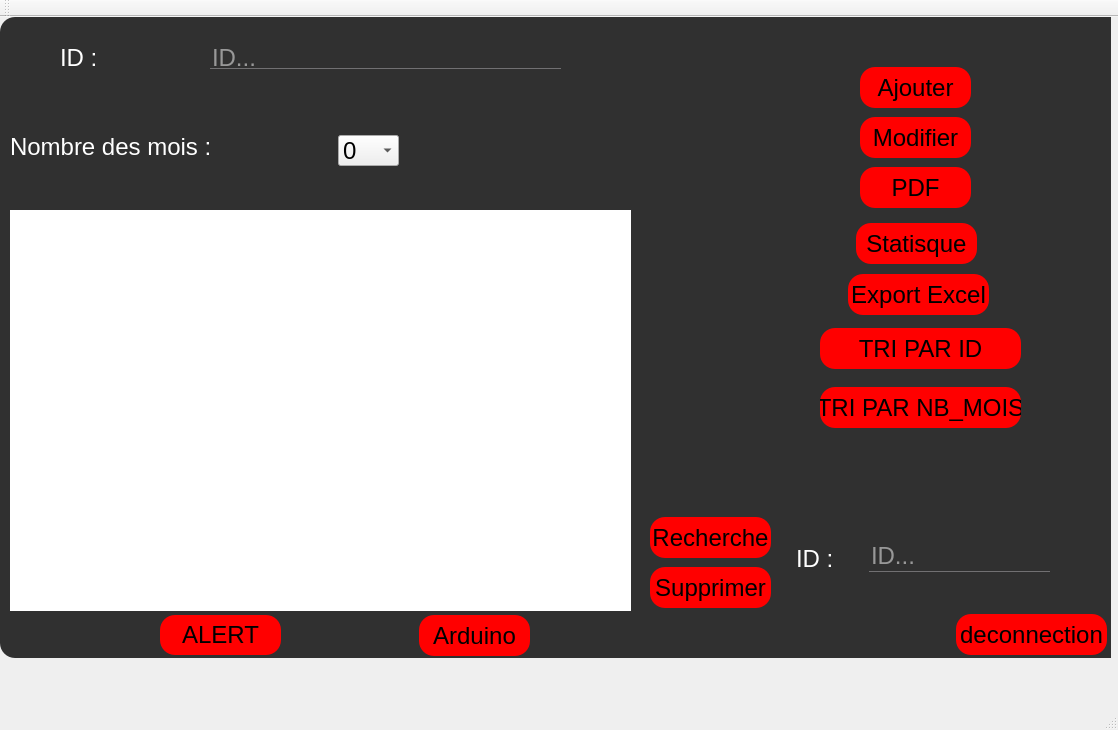
<?xml version="1.0" encoding="UTF-8"?>
<ui version="4.0">
 <class>MainWindow</class>
 <widget class="QMainWindow" name="MainWindow">
  <property name="geometry">
   <rect>
    <x>0</x>
    <y>0</y>
    <width>1118</width>
    <height>730</height>
   </rect>
  </property>
  <property name="windowTitle">
   <string>Gestion des Clients</string>
  </property>
  <property name="styleSheet">
   <string notr="true">#MainWindow{
background-image: url(:/resources/Image/background.PNG);}

QLabel{
	background: rgba(0, 0, 0, 0);
	font-size: 24px;
	color: white;
}
QFrame{
	background: rgba(0, 0, 0, 0.8);
	border-radius: 15px;
}

QStackedWidget{
	background: trasnparent;
}

QToolButton{
	font-size: 24px;
	background: red;
	border-radius: 60px;
}

QPushButton{
	font-size: 24px;
	background: red;
	border-radius: 15px;
}

QPushButton:hover{
	background: #ff9999;
}

QComboBox{
	font-size: 24px;
}

QLineEdit{
	font-size: 24px;
	background: transparent;
	border: none;
	color: white;;
	border-bottom: 1px solid #717072;
}

QTextEdit{
	font-size: 18px;
	background: transparent;
	border: 1px solid #717072;
	color: white;
}

QMessageBox QLabel{
	background: transparent;
	color: black;
}

QMssageBox QDialogButtonBox{
	border-bottom: 1px solid red;
	background: trasparent;
	color: black;
}
QCheckBox{
background:red;
border-reduis:10px;
}
</string>
  </property>
  <widget class="QWidget" name="centralWidget">
   <widget class="QStackedWidget" name="stackedWidget">
    <property name="enabled">
     <bool>true</bool>
    </property>
    <property name="geometry">
     <rect>
      <x>0</x>
      <y>0</y>
      <width>1111</width>
      <height>651</height>
     </rect>
    </property>
    <property name="acceptDrops">
     <bool>false</bool>
    </property>
    <property name="styleSheet">
     <string notr="true">QStackedWidget{
	background: transparent;
}
</string>
    </property>
    <property name="currentIndex">
     <number>2</number>
    </property>
    <widget class="QWidget" name="login">
     <widget class="QFrame" name="frame_6">
      <property name="geometry">
       <rect>
        <x>200</x>
        <y>130</y>
        <width>701</width>
        <height>381</height>
       </rect>
      </property>
      <property name="styleSheet">
       <string notr="true"/>
      </property>
      <property name="frameShape">
       <enum>QFrame::StyledPanel</enum>
      </property>
      <property name="frameShadow">
       <enum>QFrame::Raised</enum>
      </property>
      <widget class="QLabel" name="label_7">
       <property name="geometry">
        <rect>
         <x>170</x>
         <y>190</y>
         <width>151</width>
         <height>21</height>
        </rect>
       </property>
       <property name="styleSheet">
        <string notr="true">background: transparent;</string>
       </property>
       <property name="text">
        <string>Mot De Passe</string>
       </property>
      </widget>
      <widget class="QPushButton" name="pushButton_valid_2">
       <property name="geometry">
        <rect>
         <x>566</x>
         <y>336</y>
         <width>121</width>
         <height>31</height>
        </rect>
       </property>
       <property name="styleSheet">
        <string notr="true"/>
       </property>
       <property name="text">
        <string>Connecter</string>
       </property>
      </widget>
      <widget class="QLabel" name="label_6">
       <property name="geometry">
        <rect>
         <x>180</x>
         <y>120</y>
         <width>111</width>
         <height>21</height>
        </rect>
       </property>
       <property name="styleSheet">
        <string notr="true">background: transparent;</string>
       </property>
       <property name="text">
        <string>Username</string>
       </property>
      </widget>
      <widget class="QCheckBox" name="checkBox_2">
       <property name="geometry">
        <rect>
         <x>504</x>
         <y>193</y>
         <width>41</width>
         <height>21</height>
        </rect>
       </property>
       <property name="styleSheet">
        <string notr="true">QCheckBox::indicator {
 width: 40px;
 height: 20px;
}
QCheckBox::indicator:checked{
 image:url(&quot;C:/Users/gamer/Downloads/vue.png&quot;);
}
QCheckBox::indicator:unchecked{
 image:url(&quot;C:/Users/gamer/Downloads/cacher.png&quot;);
}
background-color: rgb(255, 255, 255);
</string>
       </property>
       <property name="text">
        <string/>
       </property>
      </widget>
      <widget class="QLineEdit" name="lineEdit_email_2">
       <property name="geometry">
        <rect>
         <x>330</x>
         <y>120</y>
         <width>161</width>
         <height>22</height>
        </rect>
       </property>
       <property name="echoMode">
        <enum>QLineEdit::Normal</enum>
       </property>
       <property name="placeholderText">
        <string>Username...</string>
       </property>
      </widget>
      <widget class="QLineEdit" name="pass_2">
       <property name="geometry">
        <rect>
         <x>330</x>
         <y>190</y>
         <width>161</width>
         <height>22</height>
        </rect>
       </property>
       <property name="echoMode">
        <enum>QLineEdit::Password</enum>
       </property>
       <property name="placeholderText">
        <string>MotDePasse...</string>
       </property>
       <property name="clearButtonEnabled">
        <bool>false</bool>
       </property>
      </widget>
      <widget class="QPushButton" name="pushButton_2">
       <property name="enabled">
        <bool>true</bool>
       </property>
       <property name="geometry">
        <rect>
         <x>16</x>
         <y>17</y>
         <width>191</width>
         <height>31</height>
        </rect>
       </property>
       <property name="text">
        <string>Creer un compte</string>
       </property>
      </widget>
      <widget class="QLabel" name="label">
       <property name="geometry">
        <rect>
         <x>180</x>
         <y>240</y>
         <width>351</width>
         <height>41</height>
        </rect>
       </property>
       <property name="styleSheet">
        <string notr="true">background: trasnparent;
font: 13pt &quot;MS Shell Dlg 2&quot;;</string>
       </property>
       <property name="text">
        <string/>
       </property>
      </widget>
      <widget class="QPushButton" name="motdepasseoublier">
       <property name="enabled">
        <bool>true</bool>
       </property>
       <property name="geometry">
        <rect>
         <x>13</x>
         <y>332</y>
         <width>231</width>
         <height>31</height>
        </rect>
       </property>
       <property name="text">
        <string>Mot de Passe oublier</string>
       </property>
      </widget>
     </widget>
     <widget class="QToolButton" name="toolButton_6">
      <property name="geometry">
       <rect>
        <x>490</x>
        <y>60</y>
        <width>121</width>
        <height>121</height>
       </rect>
      </property>
      <property name="styleSheet">
       <string notr="true"/>
      </property>
      <property name="text">
       <string/>
      </property>
      <property name="iconSize">
       <size>
        <width>64</width>
        <height>64</height>
       </size>
      </property>
     </widget>
     <widget class="QPushButton" name="pushButton_quit_2">
      <property name="geometry">
       <rect>
        <x>1000</x>
        <y>20</y>
        <width>101</width>
        <height>31</height>
       </rect>
      </property>
      <property name="styleSheet">
       <string notr="true"/>
      </property>
      <property name="text">
       <string>Quitter</string>
      </property>
     </widget>
    </widget>
    <widget class="QWidget" name="ajout">
     <widget class="QFrame" name="frame_7">
      <property name="geometry">
       <rect>
        <x>130</x>
        <y>80</y>
        <width>821</width>
        <height>501</height>
       </rect>
      </property>
      <property name="styleSheet">
       <string notr="true"/>
      </property>
      <property name="frameShape">
       <enum>QFrame::StyledPanel</enum>
      </property>
      <property name="frameShadow">
       <enum>QFrame::Raised</enum>
      </property>
      <widget class="QLineEdit" name="lineEdit_nom">
       <property name="geometry">
        <rect>
         <x>275</x>
         <y>279</y>
         <width>181</width>
         <height>22</height>
        </rect>
       </property>
       <property name="echoMode">
        <enum>QLineEdit::Normal</enum>
       </property>
       <property name="placeholderText">
        <string>Nom...</string>
       </property>
      </widget>
      <widget class="QLineEdit" name="lineEdit_prenom">
       <property name="geometry">
        <rect>
         <x>274</x>
         <y>204</y>
         <width>181</width>
         <height>22</height>
        </rect>
       </property>
       <property name="echoMode">
        <enum>QLineEdit::Normal</enum>
       </property>
       <property name="placeholderText">
        <string>Prenom...</string>
       </property>
      </widget>
      <widget class="QLineEdit" name="lineEdit_email">
       <property name="geometry">
        <rect>
         <x>273</x>
         <y>130</y>
         <width>181</width>
         <height>22</height>
        </rect>
       </property>
       <property name="echoMode">
        <enum>QLineEdit::Normal</enum>
       </property>
       <property name="placeholderText">
        <string>Username...</string>
       </property>
      </widget>
      <widget class="QLineEdit" name="lineEdit_motdepasse">
       <property name="geometry">
        <rect>
         <x>273</x>
         <y>349</y>
         <width>181</width>
         <height>22</height>
        </rect>
       </property>
       <property name="echoMode">
        <enum>QLineEdit::Normal</enum>
       </property>
       <property name="placeholderText">
        <string>Mote de Passe...</string>
       </property>
      </widget>
      <widget class="QPushButton" name="pushButton_8">
       <property name="enabled">
        <bool>true</bool>
       </property>
       <property name="geometry">
        <rect>
         <x>608</x>
         <y>194</y>
         <width>101</width>
         <height>41</height>
        </rect>
       </property>
       <property name="text">
        <string>Ajouter</string>
       </property>
      </widget>
      <widget class="QPushButton" name="pushButton_9">
       <property name="enabled">
        <bool>true</bool>
       </property>
       <property name="geometry">
        <rect>
         <x>607</x>
         <y>264</y>
         <width>101</width>
         <height>41</height>
        </rect>
       </property>
       <property name="text">
        <string>Retour</string>
       </property>
      </widget>
      <widget class="QLabel" name="label_8">
       <property name="geometry">
        <rect>
         <x>110</x>
         <y>130</y>
         <width>111</width>
         <height>21</height>
        </rect>
       </property>
       <property name="styleSheet">
        <string notr="true">background: transparent;</string>
       </property>
       <property name="text">
        <string>Username</string>
       </property>
      </widget>
      <widget class="QLabel" name="label_9">
       <property name="geometry">
        <rect>
         <x>119</x>
         <y>206</y>
         <width>91</width>
         <height>21</height>
        </rect>
       </property>
       <property name="styleSheet">
        <string notr="true">background: transparent;</string>
       </property>
       <property name="text">
        <string>Prenom</string>
       </property>
      </widget>
      <widget class="QLabel" name="label_11">
       <property name="geometry">
        <rect>
         <x>132</x>
         <y>280</y>
         <width>51</width>
         <height>21</height>
        </rect>
       </property>
       <property name="styleSheet">
        <string notr="true">background: transparent;</string>
       </property>
       <property name="text">
        <string>Nom</string>
       </property>
      </widget>
      <widget class="QLabel" name="label_12">
       <property name="geometry">
        <rect>
         <x>87</x>
         <y>350</y>
         <width>151</width>
         <height>21</height>
        </rect>
       </property>
       <property name="styleSheet">
        <string notr="true">background: transparent;</string>
       </property>
       <property name="text">
        <string>Mot de Passe</string>
       </property>
      </widget>
      <widget class="QComboBox" name="quest">
       <property name="geometry">
        <rect>
         <x>20</x>
         <y>410</y>
         <width>461</width>
         <height>31</height>
        </rect>
       </property>
       <item>
        <property name="text">
         <string>Choisir une question</string>
        </property>
       </item>
       <item>
        <property name="text">
         <string>Quel est le nom de votre premier chien?</string>
        </property>
       </item>
       <item>
        <property name="text">
         <string>Quel est votre surnom?</string>
        </property>
       </item>
       <item>
        <property name="text">
         <string>quel est le nom de votre meilleur ami?</string>
        </property>
       </item>
      </widget>
      <widget class="QLineEdit" name="reponse">
       <property name="geometry">
        <rect>
         <x>493</x>
         <y>414</y>
         <width>181</width>
         <height>22</height>
        </rect>
       </property>
       <property name="echoMode">
        <enum>QLineEdit::Normal</enum>
       </property>
       <property name="placeholderText">
        <string>Reponse...</string>
       </property>
      </widget>
     </widget>
     <widget class="QToolButton" name="toolButton_7">
      <property name="geometry">
       <rect>
        <x>470</x>
        <y>22</y>
        <width>121</width>
        <height>121</height>
       </rect>
      </property>
      <property name="styleSheet">
       <string notr="true"/>
      </property>
      <property name="text">
       <string/>
      </property>
      <property name="iconSize">
       <size>
        <width>64</width>
        <height>64</height>
       </size>
      </property>
     </widget>
    </widget>
    <widget class="QWidget" name="menu">
     <widget class="QFrame" name="frame_4">
      <property name="geometry">
       <rect>
        <x>0</x>
        <y>0</y>
        <width>1141</width>
        <height>641</height>
       </rect>
      </property>
      <property name="styleSheet">
       <string notr="true"/>
      </property>
      <property name="frameShape">
       <enum>QFrame::StyledPanel</enum>
      </property>
      <property name="frameShadow">
       <enum>QFrame::Raised</enum>
      </property>
      <widget class="QLabel" name="label_5">
       <property name="geometry">
        <rect>
         <x>60</x>
         <y>31</y>
         <width>41</width>
         <height>20</height>
        </rect>
       </property>
       <property name="styleSheet">
        <string notr="true">background: transparent;</string>
       </property>
       <property name="text">
        <string>ID :</string>
       </property>
      </widget>
      <widget class="QLabel" name="label_10">
       <property name="geometry">
        <rect>
         <x>10</x>
         <y>120</y>
         <width>201</width>
         <height>20</height>
        </rect>
       </property>
       <property name="styleSheet">
        <string notr="true">background: transparent;</string>
       </property>
       <property name="text">
        <string>Nombre des mois :</string>
       </property>
      </widget>
      <widget class="QLineEdit" name="id_a">
       <property name="geometry">
        <rect>
         <x>210</x>
         <y>30</y>
         <width>351</width>
         <height>22</height>
        </rect>
       </property>
       <property name="maxLength">
        <number>8</number>
       </property>
       <property name="placeholderText">
        <string>ID...</string>
       </property>
      </widget>
      <widget class="QPushButton" name="AJOUTER_2">
       <property name="geometry">
        <rect>
         <x>860</x>
         <y>50</y>
         <width>111</width>
         <height>41</height>
        </rect>
       </property>
       <property name="text">
        <string>Ajouter</string>
       </property>
      </widget>
      <widget class="QTableView" name="view">
       <property name="geometry">
        <rect>
         <x>10</x>
         <y>193</y>
         <width>621</width>
         <height>401</height>
        </rect>
       </property>
       <property name="styleSheet">
        <string notr="true">background: white;
border-radius: 0px;</string>
       </property>
      </widget>
      <widget class="QPushButton" name="supp_2">
       <property name="geometry">
        <rect>
         <x>860</x>
         <y>100</y>
         <width>111</width>
         <height>41</height>
        </rect>
       </property>
       <property name="text">
        <string>Modifier</string>
       </property>
      </widget>
      <widget class="QPushButton" name="supp">
       <property name="geometry">
        <rect>
         <x>650</x>
         <y>550</y>
         <width>121</width>
         <height>41</height>
        </rect>
       </property>
       <property name="text">
        <string>Supprimer</string>
       </property>
      </widget>
      <widget class="QLineEdit" name="id_s">
       <property name="geometry">
        <rect>
         <x>869</x>
         <y>524</y>
         <width>181</width>
         <height>31</height>
        </rect>
       </property>
       <property name="styleSheet">
        <string notr="true"/>
       </property>
       <property name="maxLength">
        <number>8</number>
       </property>
       <property name="placeholderText">
        <string>ID...</string>
       </property>
      </widget>
      <widget class="QLabel" name="label_13">
       <property name="geometry">
        <rect>
         <x>796</x>
         <y>521</y>
         <width>51</width>
         <height>41</height>
        </rect>
       </property>
       <property name="styleSheet">
        <string notr="true">background: transparent;</string>
       </property>
       <property name="text">
        <string>ID :</string>
       </property>
      </widget>
      <widget class="QPushButton" name="supp_3">
       <property name="geometry">
        <rect>
         <x>650</x>
         <y>500</y>
         <width>121</width>
         <height>41</height>
        </rect>
       </property>
       <property name="text">
        <string>Recherche</string>
       </property>
      </widget>
      <widget class="QPushButton" name="supp_4">
       <property name="geometry">
        <rect>
         <x>860</x>
         <y>150</y>
         <width>111</width>
         <height>41</height>
        </rect>
       </property>
       <property name="text">
        <string>PDF</string>
       </property>
      </widget>
      <widget class="QPushButton" name="supp_5">
       <property name="geometry">
        <rect>
         <x>820</x>
         <y>370</y>
         <width>201</width>
         <height>41</height>
        </rect>
       </property>
       <property name="text">
        <string>TRI PAR NB_MOIS</string>
       </property>
      </widget>
      <widget class="QPushButton" name="supp_6">
       <property name="geometry">
        <rect>
         <x>820</x>
         <y>311</y>
         <width>201</width>
         <height>41</height>
        </rect>
       </property>
       <property name="text">
        <string>TRI PAR ID</string>
       </property>
      </widget>
      <widget class="QPushButton" name="supp_8">
       <property name="geometry">
        <rect>
         <x>856</x>
         <y>206</y>
         <width>121</width>
         <height>41</height>
        </rect>
       </property>
       <property name="text">
        <string>Statisque</string>
       </property>
      </widget>
      <widget class="QComboBox" name="nb_mois">
       <property name="geometry">
        <rect>
         <x>338</x>
         <y>118</y>
         <width>61</width>
         <height>31</height>
        </rect>
       </property>
       <item>
        <property name="text">
         <string>0</string>
        </property>
       </item>
       <item>
        <property name="text">
         <string>1</string>
        </property>
       </item>
       <item>
        <property name="text">
         <string>2</string>
        </property>
       </item>
       <item>
        <property name="text">
         <string>3</string>
        </property>
       </item>
       <item>
        <property name="text">
         <string>4</string>
        </property>
       </item>
       <item>
        <property name="text">
         <string>5</string>
        </property>
       </item>
       <item>
        <property name="text">
         <string>6</string>
        </property>
       </item>
       <item>
        <property name="text">
         <string>7</string>
        </property>
       </item>
       <item>
        <property name="text">
         <string>8</string>
        </property>
       </item>
       <item>
        <property name="text">
         <string>9</string>
        </property>
       </item>
       <item>
        <property name="text">
         <string>10</string>
        </property>
       </item>
       <item>
        <property name="text">
         <string>11</string>
        </property>
       </item>
       <item>
        <property name="text">
         <string>12</string>
        </property>
       </item>
      </widget>
      <widget class="QPushButton" name="supp_9">
       <property name="geometry">
        <rect>
         <x>848</x>
         <y>257</y>
         <width>141</width>
         <height>41</height>
        </rect>
       </property>
       <property name="text">
        <string>Export Excel</string>
       </property>
      </widget>
      <widget class="QPushButton" name="AJOUTER_3">
       <property name="geometry">
        <rect>
         <x>956</x>
         <y>597</y>
         <width>151</width>
         <height>41</height>
        </rect>
       </property>
       <property name="text">
        <string>deconnection</string>
       </property>
      </widget>
      <widget class="QPushButton" name="supp_7">
       <property name="geometry">
        <rect>
         <x>160</x>
         <y>598</y>
         <width>121</width>
         <height>40</height>
        </rect>
       </property>
       <property name="text">
        <string>ALERT</string>
       </property>
      </widget>
      <widget class="QPushButton" name="AJOUTER_5">
       <property name="geometry">
        <rect>
         <x>419</x>
         <y>598</y>
         <width>111</width>
         <height>41</height>
        </rect>
       </property>
       <property name="text">
        <string>Arduino</string>
       </property>
      </widget>
     </widget>
    </widget>
    <widget class="QWidget" name="oublier">
     <widget class="QFrame" name="frame_8">
      <property name="geometry">
       <rect>
        <x>140</x>
        <y>98</y>
        <width>821</width>
        <height>501</height>
       </rect>
      </property>
      <property name="styleSheet">
       <string notr="true"/>
      </property>
      <property name="frameShape">
       <enum>QFrame::StyledPanel</enum>
      </property>
      <property name="frameShadow">
       <enum>QFrame::Raised</enum>
      </property>
      <widget class="QLineEdit" name="lineEdit_email_3">
       <property name="geometry">
        <rect>
         <x>402</x>
         <y>130</y>
         <width>181</width>
         <height>22</height>
        </rect>
       </property>
       <property name="echoMode">
        <enum>QLineEdit::Normal</enum>
       </property>
       <property name="placeholderText">
        <string>Username...</string>
       </property>
      </widget>
      <widget class="QLabel" name="label_14">
       <property name="geometry">
        <rect>
         <x>239</x>
         <y>130</y>
         <width>111</width>
         <height>21</height>
        </rect>
       </property>
       <property name="styleSheet">
        <string notr="true">background: transparent;</string>
       </property>
       <property name="text">
        <string>Username</string>
       </property>
      </widget>
      <widget class="QComboBox" name="quest_2">
       <property name="geometry">
        <rect>
         <x>20</x>
         <y>220</y>
         <width>461</width>
         <height>31</height>
        </rect>
       </property>
       <item>
        <property name="text">
         <string>Choisir une question</string>
        </property>
       </item>
       <item>
        <property name="text">
         <string>Quel est le nom de votre premier chien?</string>
        </property>
       </item>
       <item>
        <property name="text">
         <string>Quel est votre surnom?</string>
        </property>
       </item>
       <item>
        <property name="text">
         <string>quel est le nom de votre meilleur ami?</string>
        </property>
       </item>
      </widget>
      <widget class="QLineEdit" name="reponse_2">
       <property name="geometry">
        <rect>
         <x>520</x>
         <y>230</y>
         <width>181</width>
         <height>22</height>
        </rect>
       </property>
       <property name="echoMode">
        <enum>QLineEdit::Normal</enum>
       </property>
       <property name="placeholderText">
        <string>Reponse...</string>
       </property>
      </widget>
      <widget class="QPushButton" name="AJOUTER_4">
       <property name="geometry">
        <rect>
         <x>350</x>
         <y>360</y>
         <width>111</width>
         <height>41</height>
        </rect>
       </property>
       <property name="text">
        <string>Confirmer</string>
       </property>
      </widget>
      <widget class="QLabel" name="label_2">
       <property name="geometry">
        <rect>
         <x>140</x>
         <y>300</y>
         <width>531</width>
         <height>41</height>
        </rect>
       </property>
       <property name="styleSheet">
        <string notr="true">background: trasnparent;
font: 13pt &quot;MS Shell Dlg 2&quot;;</string>
       </property>
       <property name="text">
        <string/>
       </property>
      </widget>
     </widget>
     <widget class="QToolButton" name="toolButton_8">
      <property name="geometry">
       <rect>
        <x>480</x>
        <y>40</y>
        <width>121</width>
        <height>121</height>
       </rect>
      </property>
      <property name="styleSheet">
       <string notr="true"/>
      </property>
      <property name="text">
       <string/>
      </property>
      <property name="iconSize">
       <size>
        <width>64</width>
        <height>64</height>
       </size>
      </property>
     </widget>
     <widget class="QPushButton" name="retouroublier">
      <property name="geometry">
       <rect>
        <x>1000</x>
        <y>20</y>
        <width>111</width>
        <height>41</height>
       </rect>
      </property>
      <property name="text">
       <string>Retour</string>
      </property>
     </widget>
    </widget>
    <widget class="QWidget" name="nouveau">
     <widget class="QFrame" name="frame_9">
      <property name="geometry">
       <rect>
        <x>130</x>
        <y>98</y>
        <width>821</width>
        <height>501</height>
       </rect>
      </property>
      <property name="styleSheet">
       <string notr="true"/>
      </property>
      <property name="frameShape">
       <enum>QFrame::StyledPanel</enum>
      </property>
      <property name="frameShadow">
       <enum>QFrame::Raised</enum>
      </property>
      <widget class="QLineEdit" name="new_2">
       <property name="geometry">
        <rect>
         <x>443</x>
         <y>210</y>
         <width>181</width>
         <height>22</height>
        </rect>
       </property>
       <property name="echoMode">
        <enum>QLineEdit::Password</enum>
       </property>
       <property name="placeholderText">
        <string>Mot de Passe...</string>
       </property>
      </widget>
      <widget class="QLabel" name="label_15">
       <property name="geometry">
        <rect>
         <x>153</x>
         <y>213</y>
         <width>261</width>
         <height>21</height>
        </rect>
       </property>
       <property name="styleSheet">
        <string notr="true">background: transparent;</string>
       </property>
       <property name="text">
        <string>Nouveau Mot de Passe</string>
       </property>
      </widget>
      <widget class="QPushButton" name="confnouv">
       <property name="geometry">
        <rect>
         <x>344</x>
         <y>355</y>
         <width>111</width>
         <height>41</height>
        </rect>
       </property>
       <property name="text">
        <string>Confirmer</string>
       </property>
      </widget>
      <widget class="QCheckBox" name="checkBox_3">
       <property name="geometry">
        <rect>
         <x>631</x>
         <y>212</y>
         <width>41</width>
         <height>21</height>
        </rect>
       </property>
       <property name="styleSheet">
        <string notr="true">QCheckBox::indicator {
 width: 40px;
 height: 20px;
}
QCheckBox::indicator:checked{
 image:url(&quot;C:/Users/gamer/Downloads/vue.png&quot;);
}
QCheckBox::indicator:unchecked{
 image:url(&quot;C:/Users/gamer/Downloads/cacher.png&quot;);
}
background-color: rgb(255, 255, 255);
</string>
       </property>
       <property name="text">
        <string/>
       </property>
      </widget>
     </widget>
     <widget class="QToolButton" name="toolButton_9">
      <property name="geometry">
       <rect>
        <x>470</x>
        <y>40</y>
        <width>121</width>
        <height>121</height>
       </rect>
      </property>
      <property name="styleSheet">
       <string notr="true"/>
      </property>
      <property name="text">
       <string/>
      </property>
      <property name="iconSize">
       <size>
        <width>64</width>
        <height>64</height>
       </size>
      </property>
     </widget>
     <widget class="QPushButton" name="retouroublier_2">
      <property name="geometry">
       <rect>
        <x>1000</x>
        <y>20</y>
        <width>111</width>
        <height>41</height>
       </rect>
      </property>
      <property name="text">
       <string>Retour</string>
      </property>
     </widget>
    </widget>
    <widget class="QWidget" name="arduino">
     <widget class="QFrame" name="frame_10">
      <property name="geometry">
       <rect>
        <x>160</x>
        <y>100</y>
        <width>821</width>
        <height>501</height>
       </rect>
      </property>
      <property name="styleSheet">
       <string notr="true"/>
      </property>
      <property name="frameShape">
       <enum>QFrame::StyledPanel</enum>
      </property>
      <property name="frameShadow">
       <enum>QFrame::Raised</enum>
      </property>
      <widget class="QLabel" name="label_16">
       <property name="geometry">
        <rect>
         <x>230</x>
         <y>200</y>
         <width>61</width>
         <height>21</height>
        </rect>
       </property>
       <property name="styleSheet">
        <string notr="true">background: transparent;</string>
       </property>
       <property name="text">
        <string>Etat :</string>
       </property>
      </widget>
      <widget class="QLabel" name="label_3">
       <property name="geometry">
        <rect>
         <x>344</x>
         <y>193</y>
         <width>281</width>
         <height>31</height>
        </rect>
       </property>
       <property name="styleSheet">
        <string notr="true">background-color: trasparant;</string>
       </property>
       <property name="text">
        <string>pas de mouvement</string>
       </property>
      </widget>
      <widget class="QLabel" name="label_17">
       <property name="geometry">
        <rect>
         <x>230</x>
         <y>270</y>
         <width>61</width>
         <height>21</height>
        </rect>
       </property>
       <property name="styleSheet">
        <string notr="true">background: transparent;</string>
       </property>
       <property name="text">
        <string>LED :</string>
       </property>
      </widget>
      <widget class="QLabel" name="label_4">
       <property name="geometry">
        <rect>
         <x>344</x>
         <y>265</y>
         <width>221</width>
         <height>30</height>
        </rect>
       </property>
       <property name="styleSheet">
        <string notr="true">background-color: trasparant;</string>
       </property>
       <property name="text">
        <string>OFF</string>
       </property>
      </widget>
     </widget>
     <widget class="QPushButton" name="retouroublier_3">
      <property name="geometry">
       <rect>
        <x>997</x>
        <y>20</y>
        <width>111</width>
        <height>41</height>
       </rect>
      </property>
      <property name="text">
       <string>Retour</string>
      </property>
     </widget>
    </widget>
   </widget>
  </widget>
  <widget class="QMenuBar" name="menuBar">
   <property name="geometry">
    <rect>
     <x>0</x>
     <y>0</y>
     <width>1118</width>
     <height>26</height>
    </rect>
   </property>
  </widget>
  <widget class="QToolBar" name="mainToolBar">
   <attribute name="toolBarArea">
    <enum>TopToolBarArea</enum>
   </attribute>
   <attribute name="toolBarBreak">
    <bool>false</bool>
   </attribute>
  </widget>
  <widget class="QStatusBar" name="statusBar"/>
 </widget>
 <layoutdefault spacing="6" margin="11"/>
 <resources/>
 <connections>
  <connection>
   <sender>pushButton_quit_2</sender>
   <signal>clicked()</signal>
   <receiver>MainWindow</receiver>
   <slot>close()</slot>
   <hints>
    <hint type="sourcelabel">
     <x>1054</x>
     <y>85</y>
    </hint>
    <hint type="destinationlabel">
     <x>1217</x>
     <y>135</y>
    </hint>
   </hints>
  </connection>
 </connections>
</ui>
